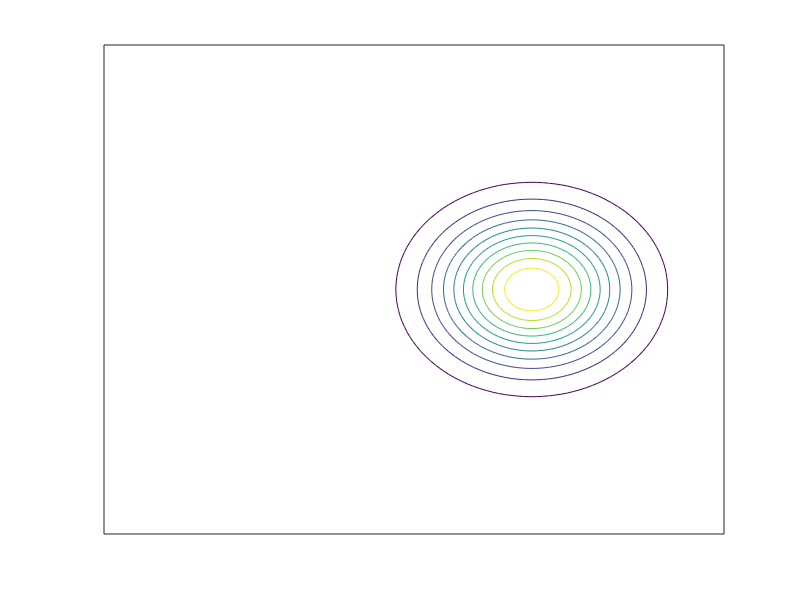

Here is the MATLAB script that generated this plot:
%% Init
close all;
clear;
clc;

%% Parameters
limits = [-5, 5];
number_of_points = 100;
sigma = [
    1, 0
    0, 1
];
mu = [0, 0];
delta = [0.1, 0];

delay = 0.3;
number_of_iterations = 20;

dir_path = './frames';

%%
x = linspace(limits(1), limits(2), number_of_points)';
y = x;
[x, y] = meshgrid(x, y);

fig = figure(...
    'Name', 'Moving Gaussian', ...
    'Units', 'normalize', ...
    'OuterPosition', [0, 0, 1, 1], ...
    'NumberTitle', 'off' ...
);
ax = axes();

if exist(dir_path, 'dir')
    rmdir(dir_path)
end
mkdir(dir_path);

for i = 1:number_of_iterations
    cla;
    z = mvnpdf([x(:), y(:)], mu, sigma);
    z = reshape(z, size(x));
    contour(ax, x, y, z)
    set(ax, 'XTick', [], 'YTick', []);
    
    frame = getframe(ax);
    frame = frame.cdata;
    imwrite(frame, fullfile(dir_path, sprintf('frame_%04d.png', i)));
    
    mu = mu + delta;
    pause(delay);
end
